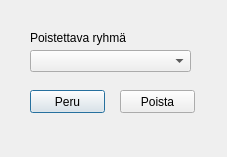
<?xml version="1.0" encoding="UTF-8"?>
<ui version="4.0">
 <class>Dialog</class>
 <widget class="QDialog" name="Dialog">
  <property name="geometry">
   <rect>
    <x>0</x>
    <y>0</y>
    <width>227</width>
    <height>157</height>
   </rect>
  </property>
  <property name="windowTitle">
   <string>Dialog</string>
  </property>
  <widget class="QPushButton" name="removeGroupCancelPushButton">
   <property name="geometry">
    <rect>
     <x>30</x>
     <y>90</y>
     <width>75</width>
     <height>23</height>
    </rect>
   </property>
   <property name="text">
    <string>Peru</string>
   </property>
   <property name="default">
    <bool>true</bool>
   </property>
  </widget>
  <widget class="QComboBox" name="removeGroupComboBox">
   <property name="geometry">
    <rect>
     <x>30</x>
     <y>50</y>
     <width>161</width>
     <height>22</height>
    </rect>
   </property>
  </widget>
  <widget class="QLabel" name="label_12">
   <property name="geometry">
    <rect>
     <x>30</x>
     <y>30</y>
     <width>101</width>
     <height>16</height>
    </rect>
   </property>
   <property name="text">
    <string>Poistettava ryhmä</string>
   </property>
  </widget>
  <widget class="QPushButton" name="removeGroupRemovePushButton">
   <property name="geometry">
    <rect>
     <x>120</x>
     <y>90</y>
     <width>75</width>
     <height>23</height>
    </rect>
   </property>
   <property name="text">
    <string>Poista</string>
   </property>
  </widget>
 </widget>
 <tabstops>
  <tabstop>removeGroupComboBox</tabstop>
  <tabstop>removeGroupCancelPushButton</tabstop>
  <tabstop>removeGroupRemovePushButton</tabstop>
 </tabstops>
 <resources/>
 <connections/>
</ui>
